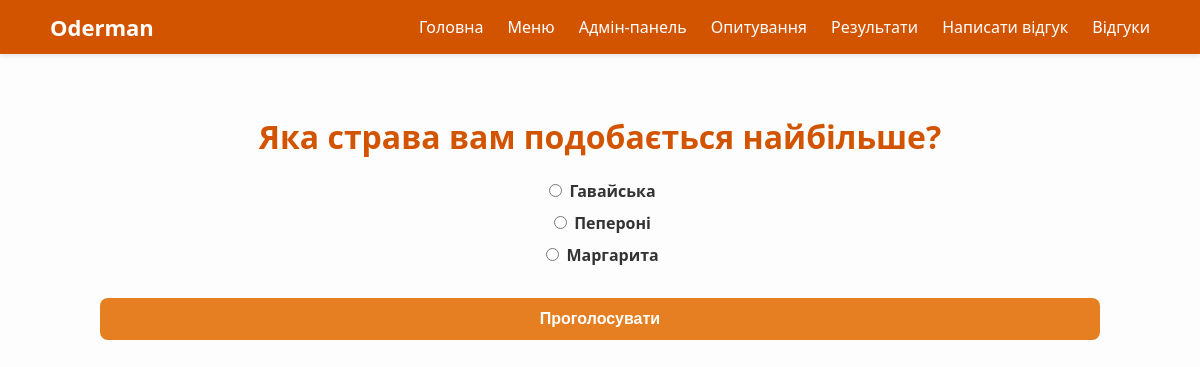
Page /poll on the committed database.
### tables this page shows
CREATE TABLE menu_items (
        id INTEGER PRIMARY KEY AUTOINCREMENT,
        name TEXT NOT NULL,
        description TEXT NOT NULL,
        price REAL NOT NULL
    );

### app.py (the view)
@app.route('/poll', methods=['GET', 'POST'])
def poll():
    conn = get_db_connection()
    pizzas = conn.execute('SELECT name FROM menu_items').fetchall()
    if request.method == 'POST':
        selected_dish = request.form['dish']
        conn.execute('INSERT INTO votes (dish_name) VALUES (?)', (selected_dish,))
        conn.commit()
        conn.close()
        return redirect(url_for('results'))
    conn.close()
    return render_template('poll.html', pizzas=pizzas)

### app.py (called while the page is built)
def get_db_connection():
    conn = sqlite3.connect('oderman.db')
    conn.row_factory = sqlite3.Row
    return conn

### templates/poll.html (shortened to what this page needs)
{% extends "base.html" %}
{% block content %}
<h1>Яка страва вам подобається найбільше?</h1>
<form method="post" class="admin-form">
    {% for pizza in pizzas %}
        <div>
            <input type="radio" name="dish" value="{{ pizza.name }}" required>
            <label>{{ pizza.name }}</label>
        </div>
    {% endfor %}
    <br>
    <button type="submit" class="admin-button">Проголосувати</button>
</form>
{% endblock %}

### static/style.css (style rules this page uses)
body { font-family: Arial, sans-serif; background-color: #fffaf0; margin: 0; padding: 0; text-align: center; }
h1 { color: #d35400; }
.admin-form { display: flex; flex-direction: column; }
.admin-form label { text-align: left; margin-bottom: 6px; font-weight: bold; color: #333; }
.admin-form input, .admin-form textarea { padding: 10px; margin-bottom: 15px; border: 1px solid #ccc; border-radius: 8px; font-size: 14px; font-family: inherit; }
.admin-button { background-color: #e67e22; color: white; padding: 12px; border: none; border-radius: 8px; font-size: 16px; font-weight: bold; cursor: pointer; transition: background-color 0.3s ease; }
body { margin: 0; font-family: 'Segoe UI', Tahoma, Geneva, Verdana, sans-serif; background-color: #fdfdfd; }

### rows in the picture
menu_items: name "Гавайська"
menu_items: name "Пепероні"
menu_items: name "Маргарита"
